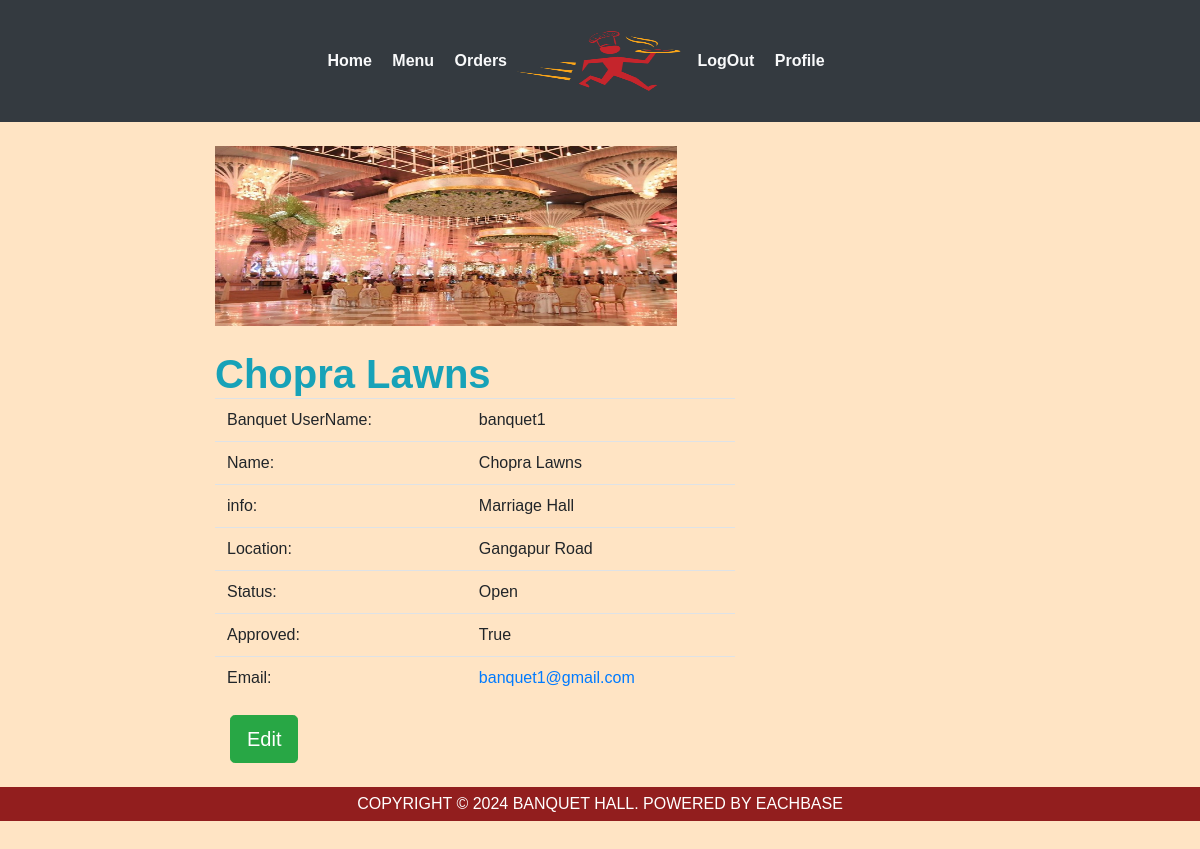
Page /profile/banquet/ (signed in) on the committed database.
### webapp/models.py (models this page shows, shortened)
class User(AbstractUser):
	is_customer   = models.BooleanField(default=False)
	is_restaurant = models.BooleanField(default=False)

class Restaurant(models.Model):
	user        = models.OneToOneField(settings.AUTH_USER_MODEL,on_delete=models.CASCADE)
	rname 		= models.CharField(max_length=100,blank=False)
	info	 	= models.CharField(max_length=40,blank=False)
	min_ord		= models.CharField(max_length=5,blank=False)
	location    = models.CharField(max_length=40,blank=False)
	r_logo      = models.FileField(blank=False)
	REST_STATE_OPEN    = "Open"
	REST_STATE_CLOSE   = "Closed"
	REST_AC    = "YES"
	REST_NO_AC  = "NO"
	REST_STATE_CHOICES =(
			(REST_STATE_OPEN,REST_STATE_OPEN),
			(REST_STATE_CLOSE,REST_STATE_CLOSE)
		)
	REST_AC_CHOICES =(
			(REST_AC,REST_AC),
			(REST_NO_AC,REST_NO_AC)
		)
	status 	= models.CharField(max_length=50,choices=REST_STATE_CHOICES,default=REST_STATE_OPEN,blank=False)
	ac 	= models.CharField(max_length=50,choices=REST_AC_CHOICES,default=REST_AC,blank=False)
	approved = models.BooleanField(blank=False,default=True)

### webapp/views.py (the view)
# urls.py: path('profile/banquet/',views.restaurantProfile,name='rprofile'),
def restaurantProfile(request,pk=None):
	if pk:
		user = User.objects.get(pk=pk)
	else:
		user=request.user
	return render(request,'webapp/rest_profile.html',{'user':user})

### webapp/templates/webapp/rest_profile.html (shortened to what this page needs)
<body style="background-color: bisque; width: 100%;">
{% extends 'webapp/base2.html'%}
{% block body %}
<br>
  <div class="container col-md-8">
    <img src="{{user.restaurant.r_logo.url}}" height="180px" width="60%">
  </div>
  <br>
	<div class="container col-md-8">
		<div class="row">
		<div class=" col-md-11 toppad">
          <div class="panel panel-info">
            <div class="panel-heading">
              <h1 class="panel-title text-info "><strong>{{user.restaurant.rname}}</strong></h1>
                          </div>
                          <div class="panel-body">
                            <div class="row">
                              <div class=" col-md-9 col-lg-9 ">
                                <table class="table table-user-information">
                                  <tbody>
                                  	<tr>
                                      <td> Banquet UserName:</td>
                                      <td>{{user.username}}</td>
                                    </tr>
                                    <tr>
                                      <td>Name:</td>
                                      <td>{{user.restaurant.rname}}</td>
                                    </tr>
                                    <tr>
                                      <td>info:</td>
                                      <td>{{user.restaurant.info}}</td>
                                    </tr>
                                    <tr>
                                      <td>Location:</td>
                                      <td>{{user.restaurant.location}}</td>
                                    </tr>
                                     <tr>
                                      <td>Status:</td>
                                      <td>{{user.restaurant.status}}</td>
                                    </tr>
                                     <tr>
                                      <td>Approved:</td>
                                      <td>{{user.restaurant.approved}}</td>
                                    </tr>
                                    <tr>
                                      <td>Email:</td>
                                      <td><a href="#">{{user.email}}</a></td>
                                    </tr>
                                  </tbody>
                                </table>
                                   <div class="container">
                                <div class="row">
                                  <div class="col">
                                  <a class="btn btn-success btn-lg" href="{% url 'rupdate' user.id %}">Edit</a>
                                </div>
                                </div>
                          </div>
                </div>
              </div>
            </div>
        </div>
        </div>
		</div>
	</div>
  <br>
  <footer style="display: flex; justify-content: center; padding: 5px; background-color: #921e1e; color: #fff;">
    <p>COPYRIGHT © 2024 BANQUET HALL. POWERED BY EACHBASE</p></footer>
  </body>
{% endblock%}

### webapp/static/webapp/css/style.css (style rules this page uses)
body { padding:0; margin:0; font-family: 'Source Sans Pro', sans-serif; }
body a { transition:0.5s all; -webkit-transition:0.5s all; -moz-transition:0.5s all; -o-transition:0.5s all; -ms-transition:0.5s all; }
h1,h2,h3,h4,h5,h6 { margin:0; }
p { margin:0; }

### rows in the picture
User: restaurant.r_logo (picture), restaurant.rname "Chopra Lawns", username "banquet1", restaurant.info "Marriage Hall", restaurant.location "Gangapur Road", restaurant.status "Open", restaurant.approved "True", email "banquet1@gmail.com"
